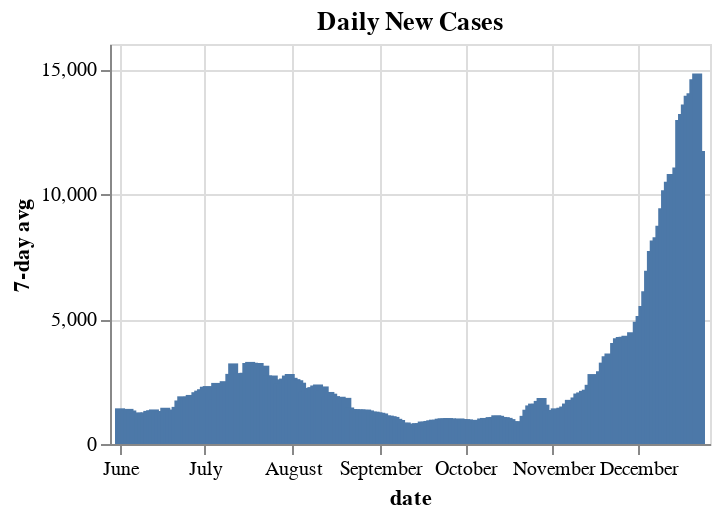

This figure's notebook cell:
### Code cell
make_chart(df, "Los Angeles", "6-1-20")

### Figure 1 — Vega-Lite specification as saved in the notebook (floating-point values rounded to 4 significant figures; data arrays with more than 128 entries replaced by an {"elided": "..."} marker saying what was removed)
{"usermeta": {"embedOptions": {"theme": "fivethirtyeight"}}, "config": {"view": {"continuousWidth": 400, "continuousHeight": 300}}, "data": {"name": "data-5d3116fdf66d198a3509b2e994b77f92"}, "mark": "bar", "encoding": {"x": {"type": "temporal", "field": "date2", "title": "date"}, "y": {"type": "quantitative", "field": "cases_avg7", "title": "7-day avg"}}, "height": 200, "title": "Daily New Cases", "width": 300, "$schema": "https://vega.github.io/schema/vega-lite/v4.8.1.json", "datasets": {"data-5d3116fdf66d198a3509b2e994b77f92": {"elided": "206 records"}}}
